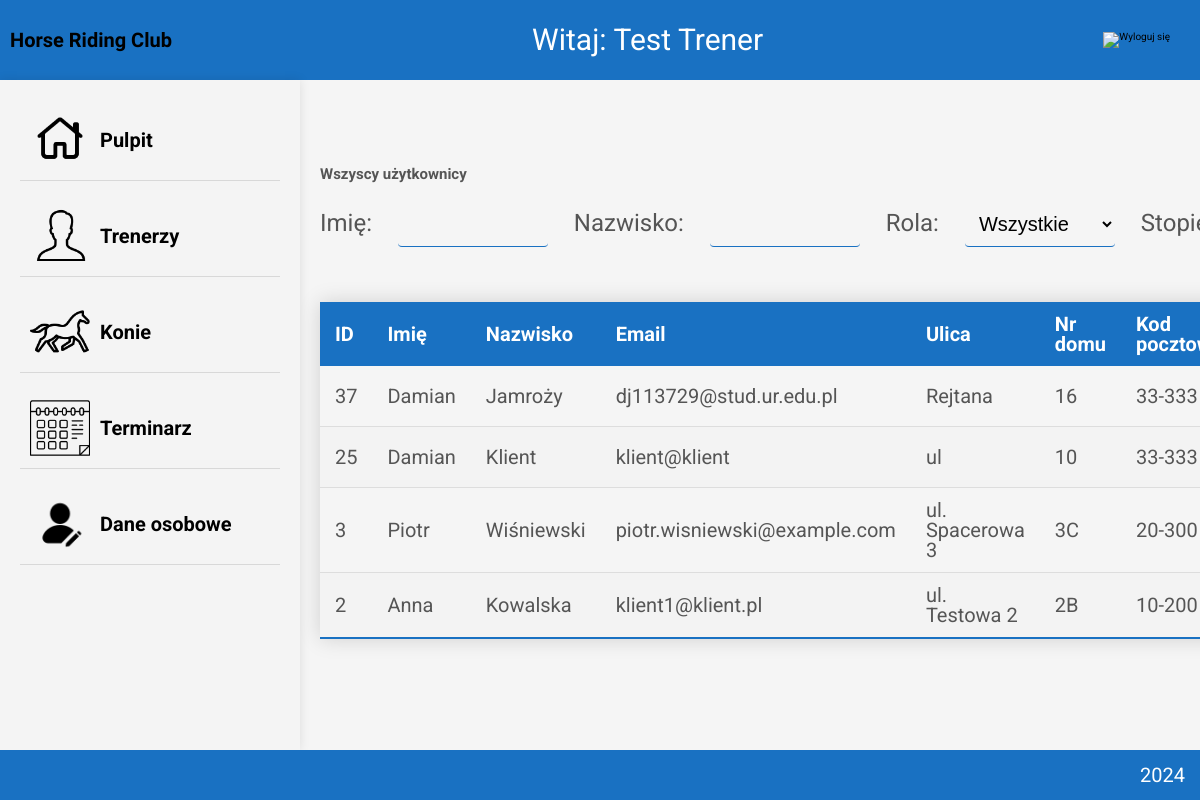
The app's page /sites/dashboard.php?page=client_data_All.php&sort=u.id&order=DESC (signed in) with its own data.
### tables this page shows
CREATE TABLE `users` (
  `id` int(11) NOT NULL,
  `imie` varchar(50) NOT NULL,
  `nazwisko` varchar(50) NOT NULL,
  `email` varchar(100) NOT NULL,
  `ulica` varchar(100) NOT NULL,
  `nr_domu` varchar(10) NOT NULL,
  `kod_pocztowy` varchar(10) NOT NULL,
  `miasto` varchar(50) NOT NULL,
  `telefon` varchar(20) NOT NULL,
  `zdjecie` varchar(255) DEFAULT NULL,
  `hashed_password` varchar(255) NOT NULL,
  `rola` int(2) NOT NULL DEFAULT 3,
  `stopien_jezdziecki` int(2) DEFAULT 1
);

### sites/client_data_All.php (the view, shortened to what this page needs)
<?php
include '../scripts/db.php';
$imieFilter = isset($_GET['imie']) ? $_GET['imie'] : '';
$nazwiskoFilter = isset($_GET['nazwisko']) ? $_GET['nazwisko'] : '';
$sortColumn = isset($_GET['sort']) ? $_GET['sort'] : 'u.id';
$sortOrder = isset($_GET['order']) ? $_GET['order'] : 'ASC';
$sql = "SELECT u.*, ut.rola AS rola_nazwa, us.stopien_jezdziecki AS stopien_nazwa
        FROM users u
        INNER JOIN users_type ut ON u.rola = ut.id_type
        INNER JOIN users_skill us ON u.stopien_jezdziecki = us.id_skill
        WHERE 1=1";
if ($_SESSION['user_role'] == 'trener') {
    $sql .= " AND ut.rola NOT LIKE '%trener%' AND ut.rola NOT LIKE '%administrator%'";
}
$sql .= " ORDER BY " . $conn->real_escape_string($sortColumn) . " " . $conn->real_escape_string($sortOrder);
$result = $conn->query($sql);
?>
<!DOCTYPE html>
<html lang="pl">
<head>
    <link rel="stylesheet" href="../style/general.css">
    <link rel="stylesheet" href="../style/styles.css">
</head>
<body>
    <main>
        <div class="user-data">
            <h2>Wszyscy użytkownicy</h2>
            <form id="filter-form" method="GET" action="">
                <label for="imie">Imię:</label>
                <input type="text" name="imie" id="imie" value="<?= htmlspecialchars($imieFilter) ?>" onchange="this.form.submit()">
                <label for="nazwisko">Nazwisko:</label>
                <input type="text" name="nazwisko" id="nazwisko" value="<?= htmlspecialchars($nazwiskoFilter) ?>" onchange="this.form.submit()">
                <label for="rola">Rola:</label>
                <select name="rola" id="rola" onchange="this.form.submit()">
                    <option value="">Wszystkie</option>
                </select>
                <label for="stopien_jezdziecki">Stopień jeździecki:</label>
            </form>
            <table class="users-table styled-table">
                <thead>
                    <tr>
                        <th><a href="?page=client_data_All.php&sort=u.id&order=<?= $sortOrder === 'ASC' ? 'DESC' : 'ASC' ?>" class="sort-link">ID</a></th>
                        <th><a href="?page=client_data_All.php&sort=u.imie&order=<?= $sortOrder === 'ASC' ? 'DESC' : 'ASC' ?>" class="sort-link">Imię</a></th>
                        <th><a href="?page=client_data_All.php&sort=u.nazwisko&order=<?= $sortOrder === 'ASC' ? 'DESC' : 'ASC' ?>" class="sort-link">Nazwisko</a></th>
                        <th><a href="?page=client_data_All.php&sort=u.email&order=<?= $sortOrder === 'ASC' ? 'DESC' : 'ASC' ?>" class="sort-link">Email</a></th>
                        <th><a href="?page=client_data_All.php&sort=u.ulica&order=<?= $sortOrder === 'ASC' ? 'DESC' : 'ASC' ?>" class="sort-link">Ulica</a></th>
                        <th><a href="?page=client_data_All.php&sort=u.nr_domu&order=<?= $sortOrder === 'ASC' ? 'DESC' : 'ASC' ?>" class="sort-link">Nr domu</a></th>
                        <th><a href="?page=client_data_All.php&sort=u.kod_pocztowy&order=<?= $sortOrder === 'ASC' ? 'DESC' : 'ASC' ?>" class="sort-link">Kod pocztowy</a></th>
                    </tr>
                </thead>
                <tbody>
                    <?php
                    if ($result->num_rows > 0) {
                        while ($row = $result->fetch_assoc()) {
                            echo '<tr>';
                            echo '<td>' . htmlspecialchars($row['id']) . '</td>';
                            echo '<td>' . htmlspecialchars($row['imie']) . '</td>';
                            echo '<td>' . htmlspecialchars($row['nazwisko']) . '</td>';
                            echo '<td>' . htmlspecialchars($row['email']) . '</td>';
                            echo '<td>' . htmlspecialchars($row['ulica']) . '</td>';
                            echo '<td>' . htmlspecialchars($row['nr_domu']) . '</td>';
                            echo '<td>' . htmlspecialchars($row['kod_pocztowy']) . '</td>';
                            echo '</tr>';
                        }
                    } else {
                        echo '<tr><td colspan="15">Brak danych użytkowników.</td></tr>';
                    }
                    ?>
                </tbody>
            </table>
        </div>
    </main>
</body>
</html>

### sites/dashboard.php (shortened to what this page needs)
<?php
include '../scripts/db.php';
$user_id = $_SESSION['user_id'];
$sql = "SELECT imie, nazwisko FROM users WHERE id = $user_id";
$result = $conn->query($sql);
$imie_nazwisko = "Nieznany użytkownik";
if ($result->num_rows > 0) {
    $row = $result->fetch_assoc();
    $imie_nazwisko = htmlspecialchars($row['imie'] . ' ' . $row['nazwisko']);
}
$contentPage = 'tiles.php';
if (isset($_GET['page'])) {
    $contentPage = $_GET['page'];
}
?>
<!DOCTYPE html>
<html lang="pl">
<head>
    <link rel="stylesheet" href="../styles/general.css">
    <link rel="stylesheet" href="../styles/styles.css">
</head>
<body>
    <header class="banner">
        <a href="dashboard.php"><div class="logo-container">
            <p>Horse Riding Club</p>
        </div></a>
        <div class="welcome-text">Witaj: <?php echo $imie_nazwisko; ?></div>
        <div class="logout">
            <a href="../scripts/logout.php"><img src="../figures/powerOff.png" alt="Wyloguj się"></a>
        </div>
    </header>
    <main>
        <div class="sidebar">
            <ul>
                <li class="menu-item"><a href="dashboard.php?page=tiles.php"><img src="../figures/home.png" alt="Pulpit" class="icon">Pulpit</a></li>
                <li class="menu-item"><a href="dashboard.php?page=download_trainers.php"><img src="../figures/trener.png" alt="Trenerzy" class="icon">Trenerzy</a></li>
                <li class="menu-item"><a href="dashboard.php?page=download_horse.php"><img src="../figures/horse.png" alt="Konie" class="icon">Konie</a></li>
                <li class="menu-item"><a href="dashboard.php?page=terminarz.php"><img src="../figures/calender.png" alt="Terminarz" class="icon">Terminarz</a></li>
                <?php if ($_SESSION['user_role'] == 'klient'){ ?>
                    <li class="menu-item"><a href="dashboard.php?page=client_data.php"><img src="../figures/userEdit.png" alt="Dane" class="icon">Moje dane</a></li>
                <?php } else{ ?>
                    <li class="menu-item"><a href="dashboard.php?page=client_data_All.php"><img src="../figures/userEdit.png" alt="Dane" class="icon">Dane osobowe</a></li>
                <?php } ?>
            </ul>
        </div>
        <div class="content">
            <?php
            if (file_exists($contentPage)) {
                include $contentPage;
            } else {
                echo "Strona nie została znaleziona.";
            }
            ?>
        </div>
    </main>
    <footer>2024</footer>
</body>
</html>

### styles/general.css (style rules this page uses)
* { padding: 0; margin: 0; box-sizing: border-box; }
html { font-size: 62.5%; overflow-x: hidden; height: 100%; }
body { height: 100%; font-family: "Roboto", sans-serif; background-color: whitesmoke; line-height: 1; font-weight: 400; color: #555; overflow-x: hidden; }
body { display: flex; flex-direction: column; }
main { flex: 1; display: flex !important; justify-content: center; align-items: center; }
a { text-decoration: none; color: black; }

### styles/styles.css (style rules this page uses)
.banner { background-color: #1971c2; color: white; display: flex; align-items: center; padding: 1rem; }
.logo-container { display: flex; justify-content: center; align-items: center; margin-right: 2rem; padding-top: 2rem; padding-bottom: 2rem; font-family: "Edu AU VIC WA NT Hand", cursive; font-size: 2rem; font-weight: 600; }
.welcome-text { flex: 1; font-size: 3rem; text-align: center; }
.logout { margin-right: 2rem; }
.logout img { width: 8rem; cursor: pointer; }
footer { background-color: #1971c2; color: white; text-align: right; padding: 1.5rem; line-height: 1; flex-shrink: 0; font-size: 2rem; }
.sidebar { flex: 0 0 30rem; background-color: #f4f4f4; padding: 2rem; box-shadow: 0 0 1rem rgba(0, 0, 0, 0.1); height: 100%; overflow-y: auto; font-size: 2rem; }
.sidebar ul { list-style: none; padding: 0; }
.sidebar li { margin-bottom: 1.5rem; display: flex; align-items: center; padding-top: 1rem; padding-bottom: 1rem; border-bottom: 1px solid #d8d8d8; }
.sidebar a { display: flex; align-items: center; text-decoration: none; color: black; font-weight: bold; margin-left: 1rem; }
.icon { width: 6rem; height: 6rem; margin-right: 1rem; }
.menu-item { cursor: pointer; }
.content { flex: 1; padding: 2rem; overflow-y: auto; display: flex; justify-content: flex-start; align-items: flex-start; }
.styled-table { border-collapse: collapse; margin: 25px 0; font-size: 2em; min-width: 40rem; box-shadow: 0 0 20px rgba(0, 0, 0, 0.15); }
.styled-table thead tr { background-color: #1971c2; color: #ffffff; text-align: left; }
.styled-table th, .styled-table td { padding: 1.2rem 1.5rem; }
.styled-table tbody tr { border-bottom: 1px solid #dddddd; }
.styled-table tbody tr:nth-of-type(even) { background-color: #f3f3f3; }
.styled-table tbody tr:last-of-type { border-bottom: 2px solid #1971c2; }
.styled-table a { color: white; }
#filter-form { margin-top: 2rem; font-size: 2.4rem; }
#filter-form select { width: 10%; padding: 1rem; margin-bottom: 3rem; border: 1px solid #ccc; border-radius: 4px; font-size: 1.5rem; background-color: transparent; border: none; border-bottom: 1px solid #1971c2; transition: all 0.5s ease-in-out; font-size: 2rem; margin-right: 2rem; }
#filter-form input { width: 10%; padding: 1rem; margin-bottom: 3rem; border: 1px solid #ccc; border-radius: 4px; font-size: 1.5rem; background-color: transparent; border: none; border-bottom: 1px solid #1971c2; transition: all 0.5s ease-in-out; font-size: 2rem; margin-right: 2rem; }
#filter-form label { margin-right: 2rem; }

### records on screen
users: imie_nazwisko "Test Trener"
users: id "37", imie "Damian", nazwisko "Jamroży", email "dj113729@stud.ur.edu.pl", ulica "Rejtana", nr_domu "16", kod_pocztowy "33-333"
users: id "25", imie "Damian", nazwisko "Klient", email "klient@klient", ulica "ul", nr_domu "10", kod_pocztowy "33-333"
users: id "3", imie "Piotr", nazwisko "Wiśniewski", email "piotr.wisniewski@example.com", ulica "ul. Spacerowa 3", nr_domu "3C", kod_pocztowy "20-300"
users: id "2", imie "Anna", nazwisko "Kowalska", email "klient1@klient.pl", ulica "ul. Testowa 2", nr_domu "2B", kod_pocztowy "10-200"
